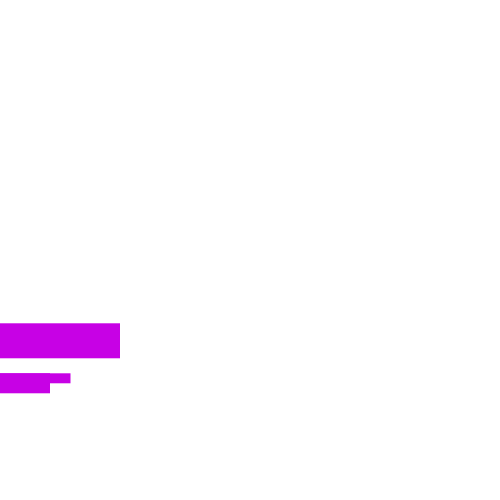
Frame 1 (no input)
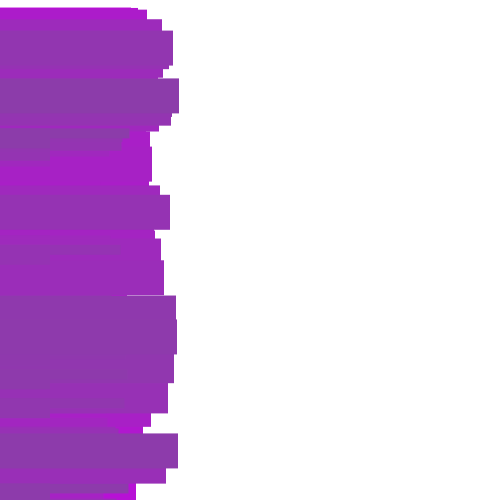
Frame 60 (the mouse pressed at the canvas centre just before this capture)
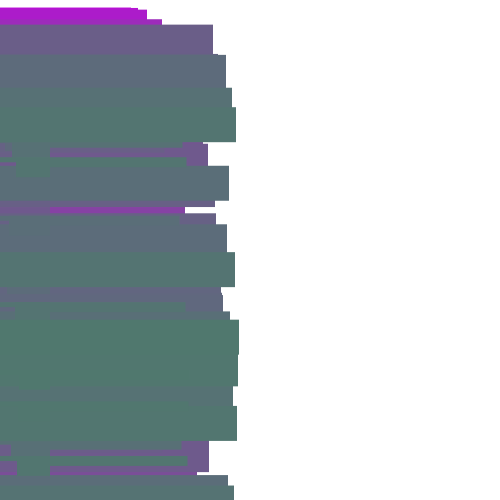
Frame 120 (the mouse held since frame 60 and released just before this capture)

The Processing sketch that drew these frames (run headless with seeded random() and noise(); from frame 60 on, the mouse is pressed at the canvas centre):

// Processing sketch: processing_68957
// ── processing_68957.pde

int startPnt = 0;   
int myR = 200; 
int myG = 0;
int myB = 230;

void setup(){   
  
  size(500,500);    
  background(255);   
}


void draw() {   

myR--;    
myG++;
myB--;

if (myG > 255) {
   myR = 200; 
   myG = 0;
   myB = 230;
}
  

myrect();  


startPnt ++;  

if (startPnt > width) {
  startPnt = 0;
}
  
}


void myrect(){  
  
fill(myR,myG,myB);   

noStroke();
// rect (x, y, w, h)
pushMatrix();
float myY = random(height);
rect(-30,myY,startPnt+150,35);
rect(0,myY,startPnt-340,2);
translate (50,50);
rect(0,myY,startPnt-150,20);
rect(0,myY,startPnt+20.5,10);
rect(0,myY,startPnt-500.5,5);
popMatrix();
}
